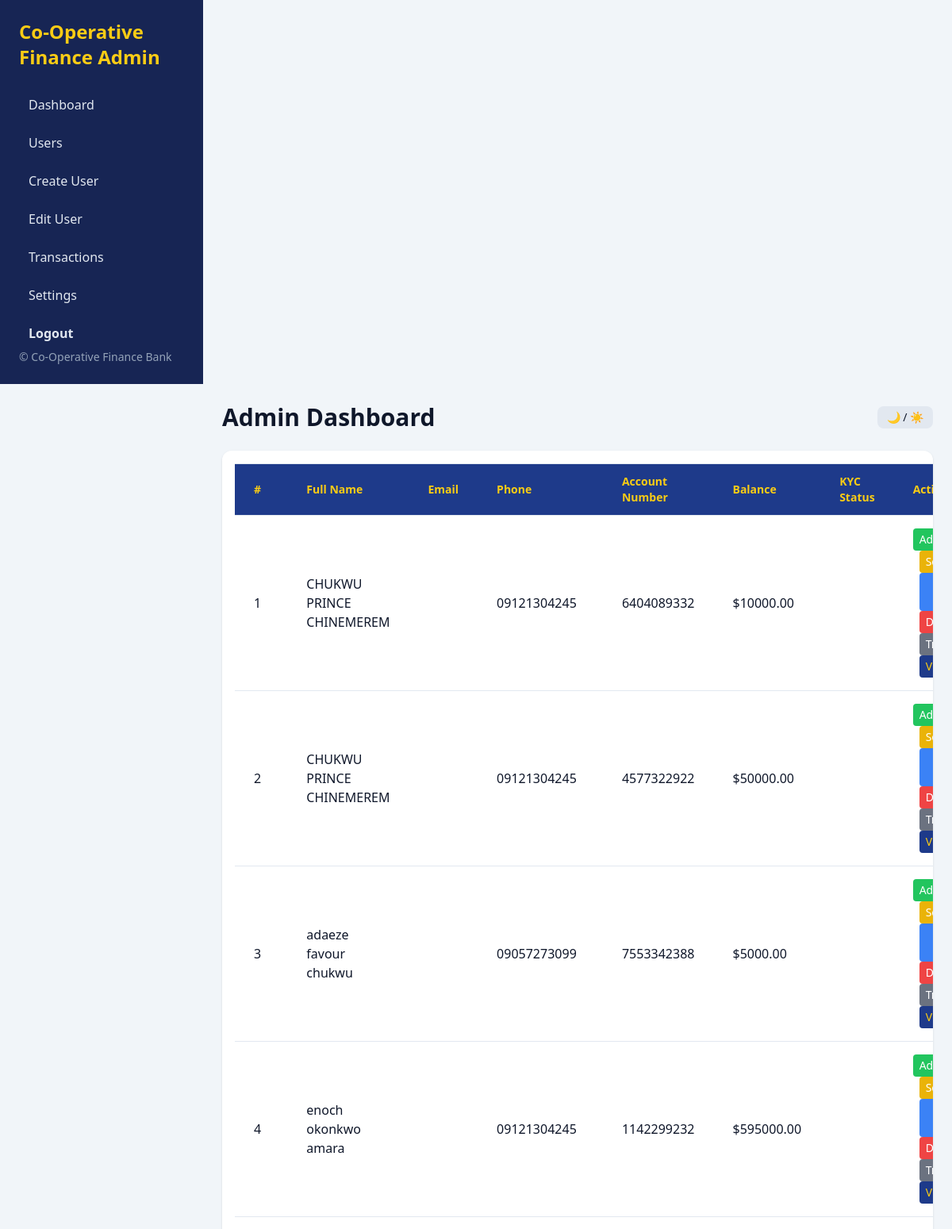
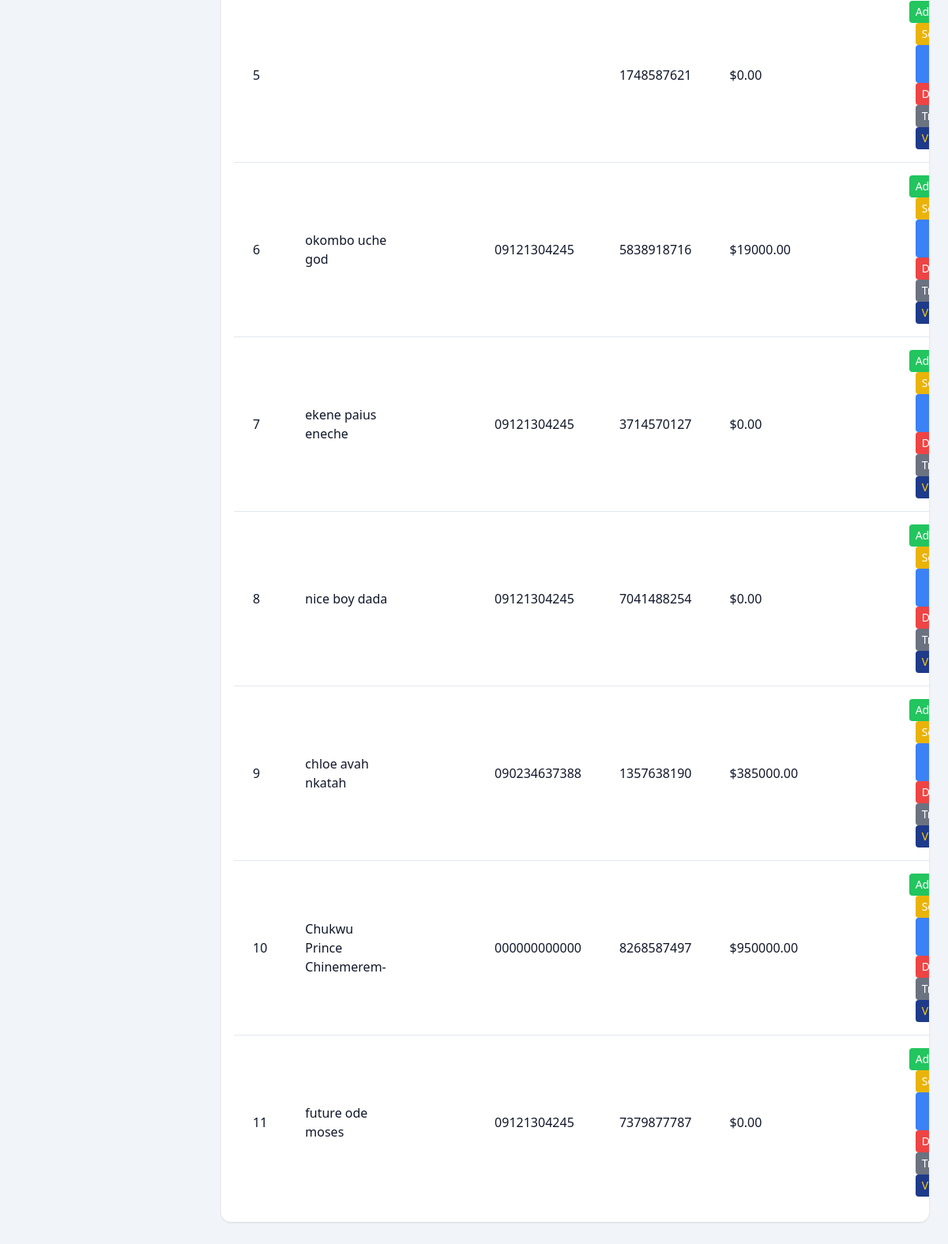
/admin-dashboard/ (signed in), run on the app's committed database (2 pictures, top to bottom).
### core/models.py (models this page shows, shortened)
class UserProfile(models.Model):
	user = models.OneToOneField(User, on_delete=models.CASCADE)
	full_name = models.CharField(max_length=100)
	phone = models.CharField(max_length=20)
	address = models.CharField(max_length=255)
	dob = models.DateField()
	sex = models.CharField(max_length=10)
	country = models.CharField(max_length=50)
	occupation = models.CharField(max_length=50)
	passport = models.ImageField(upload_to='passports/')
	account_number = models.CharField(max_length=20, unique=True, default=generate_account_number)
	balance = models.DecimalField(max_digits=12, decimal_places=2, default=0.00)
	is_authorized = models.BooleanField(default=True)  # If False, transfers require admin approval
	pending_transfer = models.DecimalField(max_digits=12, decimal_places=2, default=0.00)  # Amount pending admin approval
	transfer_pin = models.CharField(max_length=10, blank=True, null=True)  # PIN issued by admin
	is_frozen = models.BooleanField(default=False)  # If True, account is frozen

### core/views.py (the view, shortened to what this page needs)
# urls.py: path('admin-dashboard/', views.admin_dashboard, name='admin_dashboard'),
@staff_member_required
def admin_dashboard(request):
    from django.contrib import messages
    from .models import UserProfile, Transaction, Notification
    users = UserProfile.objects.all()
    transactions = Transaction.objects.all().order_by('-timestamp')[:50]
    return render(request, 'core/admin_dashboard.html', {'users': users, 'transactions': transactions})

### core/templates/core/admin_dashboard.html (shortened to what this page needs)
<!DOCTYPE html>
<html lang="en" class="dark">
<head>
    <script src="https://cdn.tailwindcss.com"></script>
</head>
<body class="bg-slate-100 dark:bg-slate-900 text-slate-900 dark:text-slate-100">
<div class="min-h-screen flex flex-col">
    <aside id="adminSidebar" class="admin-sidebar w-64 bg-blue-950 text-slate-200 fixed inset-y-0 left-0 p-6 flex flex-col justify-between md:static md:transform-none md:open">
        <div>
            <h2 class="text-2xl font-bold text-yellow-400 mb-6">Co-Operative Finance Admin</h2>
            <nav class="space-y-2">
                <a href="/admin-dashboard/" class="block px-3 py-2 rounded hover:bg-blue-800 hover:text-yellow-400 transition" id="dashboardMenu">Dashboard</a>
                <a href="/admin-dashboard/users/" class="block px-3 py-2 rounded hover:bg-blue-800 hover:text-yellow-400 transition" id="usersMenu">Users</a>
                <a href="/admin-dashboard/create-user/" class="block px-3 py-2 rounded hover:bg-blue-800 hover:text-yellow-400 transition" id="createUserMenu">Create User</a>
                            <a href="/admin/auth/user/" class="block px-3 py-2 rounded hover:bg-blue-800 hover:text-yellow-400 transition" id="editUserMenu">Edit User</a>
                <a href="#" class="block px-3 py-2 rounded hover:bg-blue-800 hover:text-yellow-400 transition" id="transactionsMenu">Transactions</a>
                <a href="#" class="block px-3 py-2 rounded hover:bg-blue-800 hover:text-yellow-400 transition" id="settingsMenu">Settings</a>
                <a href="/" class="block px-3 py-2 rounded hover:bg-red-700 hover:text-white transition font-semibold" id="logoutMenu">Logout</a>
            </nav>
        </div>
        <div class="text-sm text-slate-400">© Co-Operative Finance Bank</div>
    </aside>
    <div class="flex-1 admin-main md:ml-64 p-4 md:p-6">
        <header class="flex flex-col sm:flex-row justify-between items-center mb-6 gap-2">
            <h1 class="text-2xl md:text-3xl font-bold text-center w-full md:w-auto">Admin Dashboard</h1>
            <button onclick="toggleTheme()" class="bg-slate-200 dark:bg-slate-700 px-3 py-1 rounded-lg text-sm">🌙 / ☀️</button>
        </header>
        <div id="usersTableSection" class="overflow-x-auto bg-white dark:bg-slate-800 rounded-xl shadow p-4 mb-6">
            <table class="min-w-full divide-y divide-slate-200 dark:divide-slate-700 admin-table">
                <thead>
                    <tr class="bg-blue-900 text-yellow-400">
                        <th class="px-6 py-3 text-left text-sm font-semibold">#</th>
                        <th class="px-6 py-3 text-left text-sm font-semibold">Full Name</th>
                        <th class="px-6 py-3 text-left text-sm font-semibold">Email</th>
                        <th class="px-6 py-3 text-left text-sm font-semibold">Phone</th>
                        <th class="px-6 py-3 text-left text-sm font-semibold">Account Number</th>
                        <th class="px-6 py-3 text-left text-sm font-semibold">Balance</th>
                        <th class="px-6 py-3 text-left text-sm font-semibold">KYC Status</th>
                        <th class="px-6 py-3 text-left text-sm font-semibold">Actions</th>
                    </tr>
                </thead>
                <tbody class="divide-y divide-slate-200 dark:divide-slate-700">
                    {% for user in users %}
                    <tr class="hover:bg-blue-50 dark:hover:bg-slate-700 transition">
                        <td class="px-6 py-4">{{ forloop.counter }}</td>
                        <td class="px-6 py-4">{{ user.full_name }}</td>
                        <td class="px-6 py-4">{{ user.email }}</td>
                        <td class="px-6 py-4">{{ user.phone }}</td>
                        <td class="px-6 py-4">{{ user.account_number }}</td>
                        <td class="px-6 py-4"><span id="balance-{{ forloop.counter }}" class="balance-value">${{ user.balance }}</span></td>
                        <td class="px-6 py-4">
                        </td>
                        <td class="px-6 py-4 space-x-2">
                            <button onclick="openAddFunds({{ user.id }})" class="bg-green-500 hover:bg-green-400 px-2 py-1 rounded text-white text-sm">Add Funds</button>
                            <button onclick="openSetPin({{ user.id }})" class="bg-yellow-500 hover:bg-yellow-400 px-2 py-1 rounded text-white text-sm">Set PIN</button>
                            <button onclick="approveKYC({{ forloop.counter }})" class="bg-blue-500 hover:bg-blue-400 px-2 py-1 rounded text-white text-sm">Approve KYC</button>
                            <form id="deleteUserForm-{{ user.id }}" method="post" style="display:inline;">
                                <button type="button" onclick="deleteUser({{ user.id }})" class="bg-red-500 hover:bg-red-400 px-2 py-1 rounded text-white text-sm">Delete</button>
                            </form>
                            <button onclick="toggleTxHistory({{ forloop.counter }})" class="bg-gray-500 hover:bg-gray-400 px-2 py-1 rounded text-white text-sm">Transactions</button>
                            <button onclick="openUserDetails({{ forloop.counter }})" class="bg-blue-900 hover:bg-blue-800 px-2 py-1 rounded text-yellow-400 text-sm">View Details</button>
                        </td>
                    </tr>
                    {% endfor %}
                </tbody>
            </table>
        </div>
    </div>
</div>
</body>
</html>

### data on the page
UserProfile: full_name "CHUKWU PRINCE CHINEMEREM", phone "09121304245", account_number "6404089332", balance "10000.00"
UserProfile: full_name "CHUKWU PRINCE CHINEMEREM", phone "09121304245", account_number "4577322922", balance "50000.00"
UserProfile: full_name "adaeze favour chukwu", phone "09057273099", account_number "7553342388", balance "5000.00"
UserProfile: full_name "enoch okonkwo amara", phone "09121304245", account_number "1142299232", balance "595000.00"
UserProfile: account_number "1748587621", balance "0.00"
UserProfile: full_name "okombo uche god", phone "09121304245", account_number "5838918716", balance "19000.00"
UserProfile: full_name "ekene paius eneche", phone "09121304245", account_number "3714570127", balance "0.00"
UserProfile: full_name "nice boy dada", phone "09121304245", account_number "7041488254", balance "0.00"
UserProfile: full_name "chloe avah nkatah", phone "090234637388", account_number "1357638190", balance "385000.00"
UserProfile: full_name "Chukwu Prince Chinemerem-", phone "000000000000", account_number "8268587497", balance "950000.00"
UserProfile: full_name "future ode moses", phone "09121304245", account_number "7379877787", balance "0.00"
